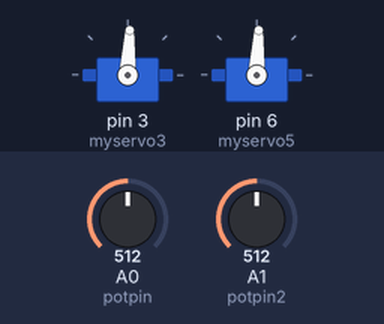
The sketch below on a simulated Arduino Uno, built with avr-gcc and run on an emulated ATmega328P. Parts: 2 × servo. The test bench sets the inputs (shaded band); at power-on: A0 (potpin) = 512, A1 (potpin2) = 512.

Above: at 1.2 s.
1.3 s: A0 (potpin) set to 716
At 2.0 s:
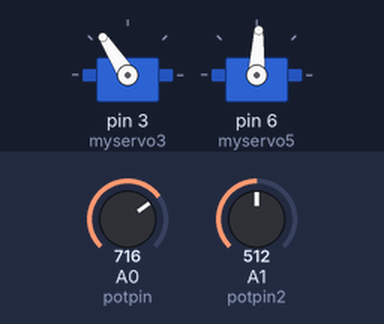
2.8 s: A1 (potpin2) set to 716
At 3.9 s:
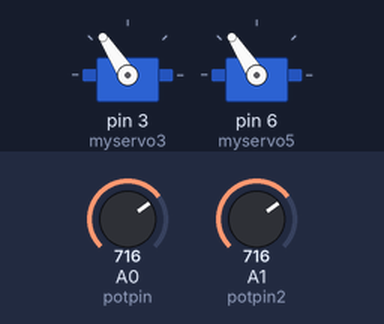
4.3 s: A0 (potpin) set to 900
At 5.3 s:
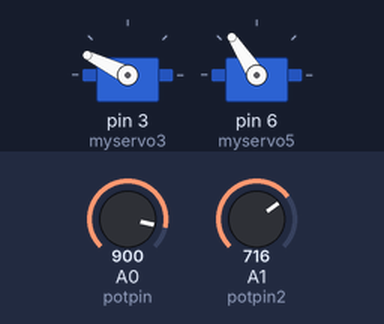
5.8 s: A1 (potpin2) set to 900
At 7.0 s:
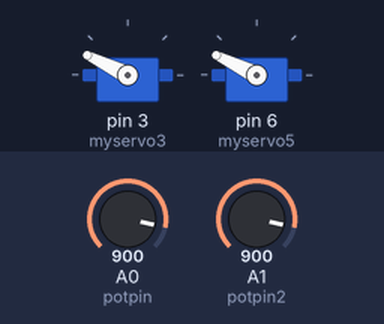
7.3 s: A0 (potpin) set to 1023
At 8.0 s:
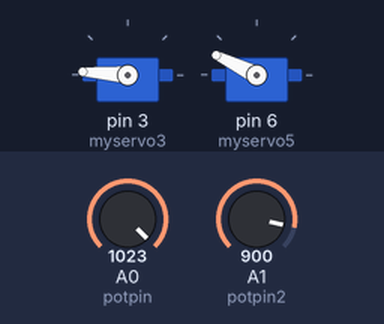
8.8 s: A1 (potpin2) set to 1023
At 9.9 s:
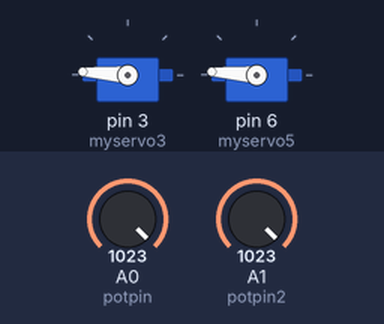
Timing chart, 0 to 11.3 s (numbered marks = the images above; inputs shaded):
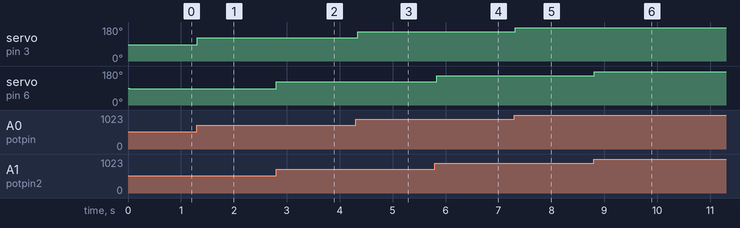

The sketch:

sprint_03.ino
```cpp
//https://www.instructables.com/Controlling-3-servo-motors-with-3-potentiometers-a/
//I used code from instructables for using 3 servos with potentiometers
// I removed the code for the third motor as we only have 2 and made a crane
#include <Servo.h>

Servo myservo3;

Servo myservo5;


int potpin = 0;
int potpin2 = 1;


int val = 0;
int val2 = 0;


void setup()
{

myservo3.attach(3);
myservo5.attach(6);


}

void loop()
{

val = analogRead(potpin);
val = map(val, 3, 1023, 0, 176);

myservo3.write(val);

delay(25);

val2 = analogRead(potpin2);
val2 = map(val2, 3, 1023, 0, 176);

myservo5.write(val2);

delay(25);


}
```

Measured:
- after the input at 1.3 s, servo on pin 3 (myservo3): 87° → 123° at once
- after the input at 2.8 s, servo on pin 6 (myservo5): 87° → 123° at once
- after the input at 4.3 s, servo on pin 3 (myservo3): 123° → 154° at once
- after the input at 5.8 s, servo on pin 6 (myservo5): 123° → 154° at once
- after the input at 7.3 s, servo on pin 3 (myservo3): 154° → 176° at once
- after the input at 8.8 s, servo on pin 6 (myservo5): 154° → 176° at once
